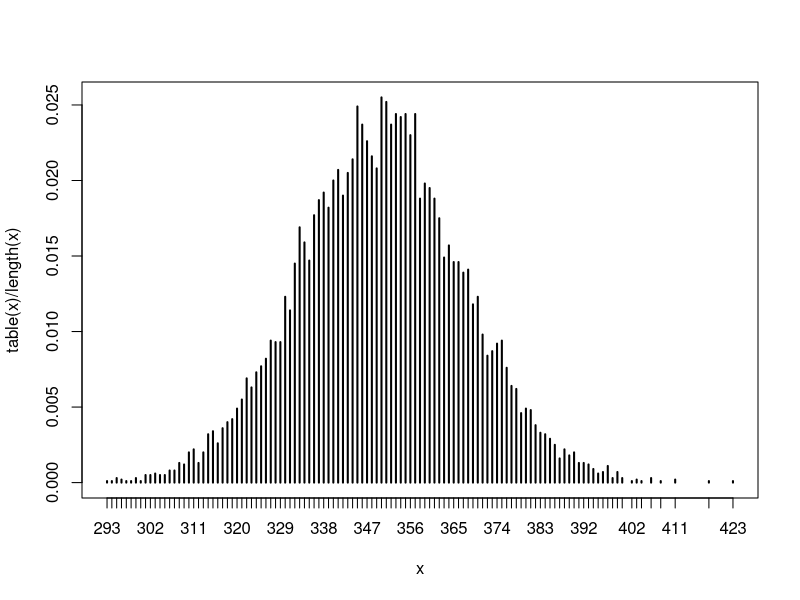
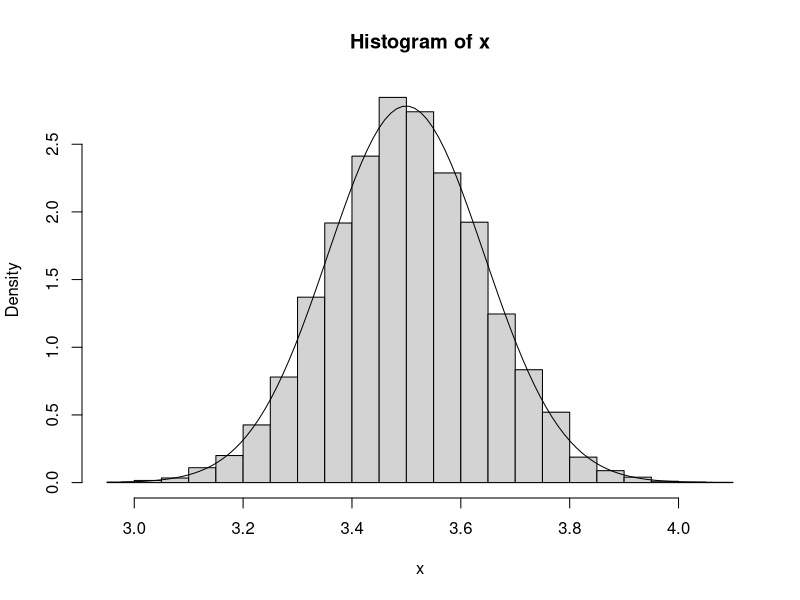
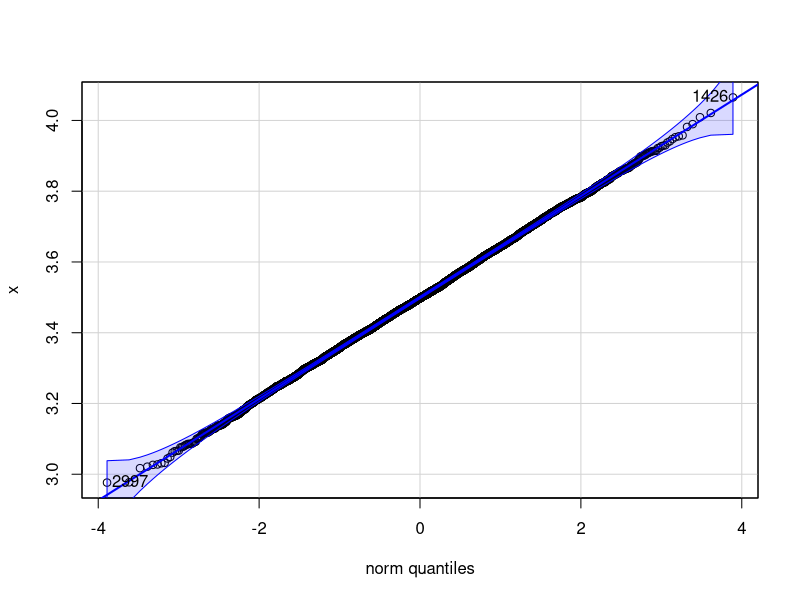

Generate these figures, in order, with R:
x = rep(NA, 10000)
wid = 100
for (i in 1:length(x)){
  x[i] = sum(sample(1:6, wid, replace = TRUE))
}
mean(x)
var(x)
plot(table(x)/length(x), type='h')


x = rep(NA, 10000)
wid = 100
for (i in 1:length(x)){
  x[i] = mean(runif(wid, 1, 6))
}
mean(x)
mean(runif(100000,1,6)) # (6-1)/2
var(x) 
var(runif(100000,1,6)) # (6-1)^2/12 = 25/12 = 2.083
2.08 / 100

hist(x, freq = FALSE, 30)
xs = seq(min(x),max(x),length.out = 100)
lines(xs,dnorm(xs,mean(x),sd(x)))

library(car)
qqPlot(x)
